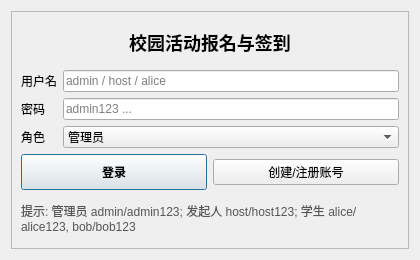
<?xml version="1.0" encoding="UTF-8"?>
<ui version="4.0">
 <class>LoginDialog</class>
 <widget class="QDialog" name="LoginDialog">
  <property name="geometry">
   <rect>
    <x>0</x>
    <y>0</y>
    <width>420</width>
    <height>260</height>
   </rect>
  </property>
  <property name="windowTitle">
   <string>登录</string>
  </property>
  <layout class="QVBoxLayout" name="verticalLayout">
   <item>
    <widget class="QFrame" name="frame">
     <property name="frameShape">
      <enum>QFrame::StyledPanel</enum>
     </property>
     <property name="frameShadow">
      <enum>QFrame::Raised</enum>
     </property>
     <layout class="QVBoxLayout" name="frameLayout">
      <item>
       <widget class="QLabel" name="titleLabel">
        <property name="text">
         <string>校园活动报名与签到</string>
        </property>
        <property name="alignment">
         <set>Qt::AlignCenter</set>
        </property>
        <property name="styleSheet">
         <string notr="true">font-size: 18px; font-weight: bold;</string>
        </property>
       </widget>
      </item>
      <item>
       <layout class="QFormLayout" name="formLayout">
        <item row="0" column="0">
         <widget class="QLabel" name="userLabel">
          <property name="text">
           <string>用户名</string>
          </property>
         </widget>
        </item>
        <item row="0" column="1">
         <widget class="QLineEdit" name="usernameEdit">
          <property name="placeholderText">
           <string>admin / host / alice</string>
          </property>
         </widget>
        </item>
        <item row="1" column="0">
         <widget class="QLabel" name="passLabel">
          <property name="text">
           <string>密码</string>
          </property>
         </widget>
        </item>
        <item row="1" column="1">
         <widget class="QLineEdit" name="passwordEdit">
          <property name="placeholderText">
           <string>admin123 ...</string>
          </property>
         </widget>
        </item>
        <item row="2" column="0">
         <widget class="QLabel" name="roleLabel">
          <property name="text">
           <string>角色</string>
          </property>
         </widget>
        </item>
        <item row="2" column="1">
         <widget class="QComboBox" name="roleCombo">
          <item>
           <property name="text">
            <string>管理员</string>
           </property>
           <property name="userData">
            <string notr="true">admin</string>
           </property>
          </item>
          <item>
           <property name="text">
            <string>发起人</string>
           </property>
           <property name="userData">
            <string notr="true">initiator</string>
           </property>
          </item>
          <item>
           <property name="text">
            <string>学生</string>
           </property>
           <property name="userData">
            <string notr="true">student</string>
           </property>
          </item>
         </widget>
        </item>
       </layout>
      </item>
      <item>
       <layout class="QHBoxLayout" name="buttonLayout">
        <item>
         <widget class="QPushButton" name="loginButton">
          <property name="text">
           <string>登录</string>
          </property>
          <property name="styleSheet">
           <string notr="true">padding:8px; font-weight:bold;</string>
          </property>
         </widget>
        </item>
        <item>
         <widget class="QPushButton" name="registerButton">
          <property name="text">
           <string>创建/注册账号</string>
          </property>
         </widget>
        </item>
       </layout>
      </item>
      <item>
       <widget class="QLabel" name="hintLabel">
        <property name="text">
         <string>提示: 管理员 admin/admin123; 发起人 host/host123; 学生 alice/alice123, bob/bob123</string>
        </property>
        <property name="wordWrap">
         <bool>true</bool>
        </property>
        <property name="styleSheet">
         <string notr="true">color: #555;</string>
        </property>
       </widget>
      </item>
     </layout>
    </widget>
   </item>
  </layout>
 </widget>
 <resources/>
 <connections/>
</ui>
